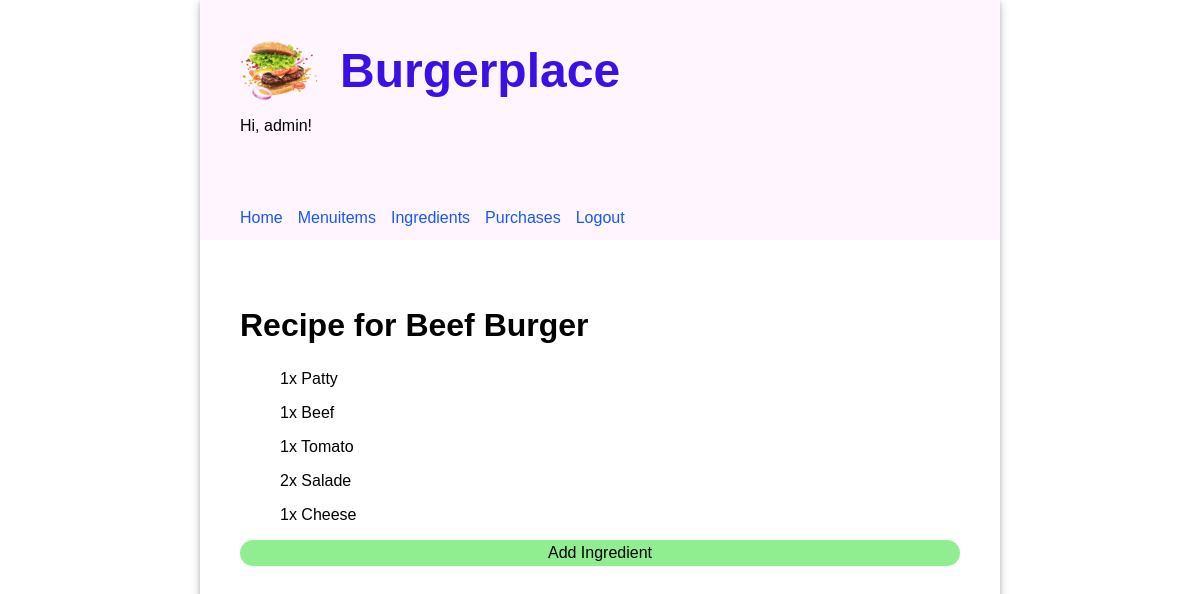
The app's page /reciperequirements/2 (signed in) with its own data.
### burgerplace/models.py (models this page shows, shortened)
class MenuItem(models.Model):
    name = models.CharField(unique=True, max_length=200)
    price = models.DecimalField(max_digits=5, decimal_places=2)

class RecipeRequirement(models.Model):
    menuitem = models.ForeignKey(MenuItem, on_delete=models.CASCADE)
    ingredient = models.ForeignKey(Ingredient, on_delete=models.CASCADE)
    quantity = models.IntegerField()

class Ingredient(models.Model):
    name = models.CharField(unique=True, max_length=200)
    price_per_unit = models.DecimalField(max_digits=5, decimal_places=2, default=0)
    available_quantity = models.IntegerField(default=0)
    def __str__(self):
        return f"{self.name}"

### burgerplace/views.py (the view)
# urls.py: path('reciperequirements/<menuitem>', views.RecipesRequirementsView.as_view(), name='reciperequirements'),
class RecipesRequirementsView(LoginRequiredMixin, TemplateView):
    template_name = 'burgerplace/reciperequirements.html'
    def get_context_data(self, **kwargs):
        context = super().get_context_data(**kwargs)
        context["menu"] = MenuItem.objects.filter(id=kwargs['menuitem']).first()
        context["reciperequirements"] = RecipeRequirement.objects.filter(menuitem=kwargs['menuitem'])
        if len(context["reciperequirements"]) == 0:
            context["reciperequirements"] = [{'quantity':0, 'ingredient':'No ingredients found'}]
        return context

### burgerplace/templates/burgerplace/reciperequirements.html
{% extends 'burgerplace/base.html' %}
{% load static %}
{% block content %}
<h2>Recipe for {{ menu.name }}</h2>
{% for reciperequirement in reciperequirements %}
    <ul>
        <li>{{ reciperequirement.quantity }}x {{ reciperequirement.ingredient }}</li>
    </ul>
{% endfor %}
<a href="{% url 'create_reciperequirement' %}" style="display: inherit; text-align: center; border-radius: 15px; text-decoration: none; color: inherit; padding: 4px; background-color: lightgreen;">Add Ingredient</a>
{% endblock %}

### burgerplace/templates/burgerplace/base.html (shortened to what this page needs)
{% load static %}
<!DOCTYPE html>
<html lang="en">
<head>
    <link rel="stylesheet" type="text/css" href="{% static 'burgerplace/style.css' %}" />
</head>
<body>
    <div class="app">
        <header>
          <div class="header-first-row">
            <img
              src="{% static 'burgerplace/burger-logo.png' %}"
              alt="Logo"
              width="80px"
            />
            <h1 class="title">Burgerplace</h1>
          </div>
          {% if user.is_authenticated %}
            <p>Hi, {{ user.username }}!</p>
            <nav class="navbar">
              {% url 'home' as home_url %}
              {% url 'menuitems' as menuitems_url %}
              {% url 'create_menuitem' as create_menuitem_url %}
              {% url 'reciperequirements' as reciperequirements_url %}
              {% url 'create_reciperequirement' as create_reciperequirement_url %}
              {% url 'ingredients' as ingredients_url %}
              {% url 'create_ingredient' as create_ingredient_url %}
              {% url 'purchases' as purchases_url %}
              {% url 'create_purchase' as create_purchase_url %}
              <a class="nav-item{% if request.path == home_url %} current-page{% endif %}" href="{% url 'home' %}">Home</a>
              <a class="nav-item" href="{% url 'menuitems' %}">Menuitems</a>
              <a class="nav-item{% if request.path == ingredients_url or request.path == create_ingredient_url %} current-page{% endif %}" href="{% url 'ingredients' %}">Ingredients</a>
              <a class="nav-item{% if request.path == purchases_url or request.path == create_purchase_url %} current-page{% endif %}" href="{% url 'purchases' %}">Purchases</a>
              <a class="nav-item" href="{% url 'logout' %}">Logout</a>
            </nav>
          {% endif %}
        </header>
        <main>{% block content %}{% endblock %}</main>
      </div>
</body>
</html>

### burgerplace/static/burgerplace/style.css (style rules this page uses)
body { font-family: "Oxygen", sans-serif; margin: 0; }
header { background-color: #fff5ff; min-height: 200px; display: flex; align-items: center; flex-direction: column; align-items: flex-start; padding-left: 40px; padding-top: 40px; }
.header-first-row { width: 100%; display: flex; }
.navbar { margin-top: 50px; display: flex; width: 100%; }
.navbar a { text-decoration: none; padding: 8px 0; color: #1557ff; margin-right: 15px; }
.title { font-size: 3em; padding: 0px 50px 0 20px; margin: auto 0; color: #3a10e5; }
main { padding: 40px; }
main h2 { font-size: 2em; }
.app { min-width: 800px; max-width: 60%; margin: 0 auto; box-shadow: 0 2px 4px 0 rgba(0, 0, 0, 0.2), 0 3px 10px 0 rgba(0, 0, 0, 0.19); }
ul { list-style: none; }
a { text-decoration: none; color: #1557ff; }

### records on screen
MenuItem: name "Beef Burger"
RecipeRequirement: quantity "1", ingredient "Patty"
RecipeRequirement: quantity "1", ingredient "Beef"
RecipeRequirement: quantity "1", ingredient "Tomato"
RecipeRequirement: quantity "2", ingredient "Salade"
RecipeRequirement: quantity "1", ingredient "Cheese"

### other values on screen
{{ user.username }} "admin"
